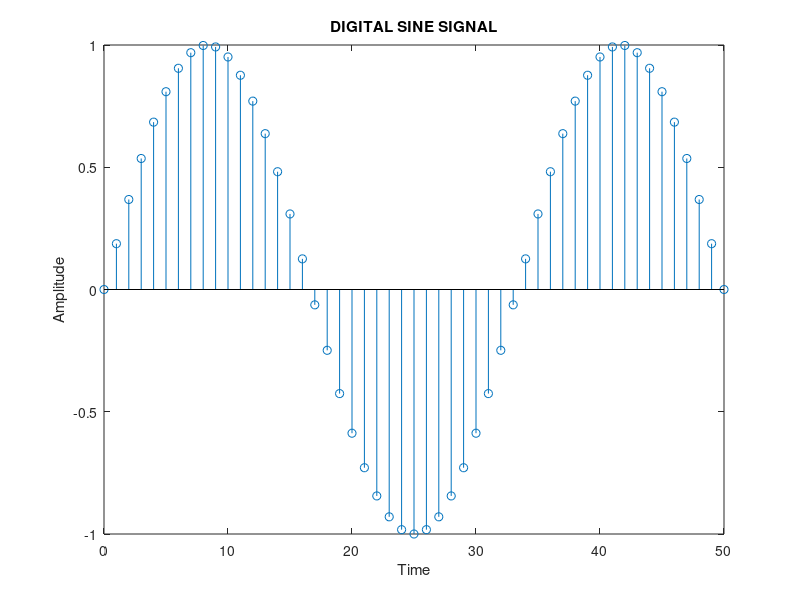

The MATLAB script that drew this image:
close all
clear all
n = 0:1:50;
f = 0.03;
a = 1;
y = a*sin(2*pi*(f*n));
stem(n,y)
xlabel('Time');
ylabel('Amplitude');
title('DIGITAL SINE SIGNAL');